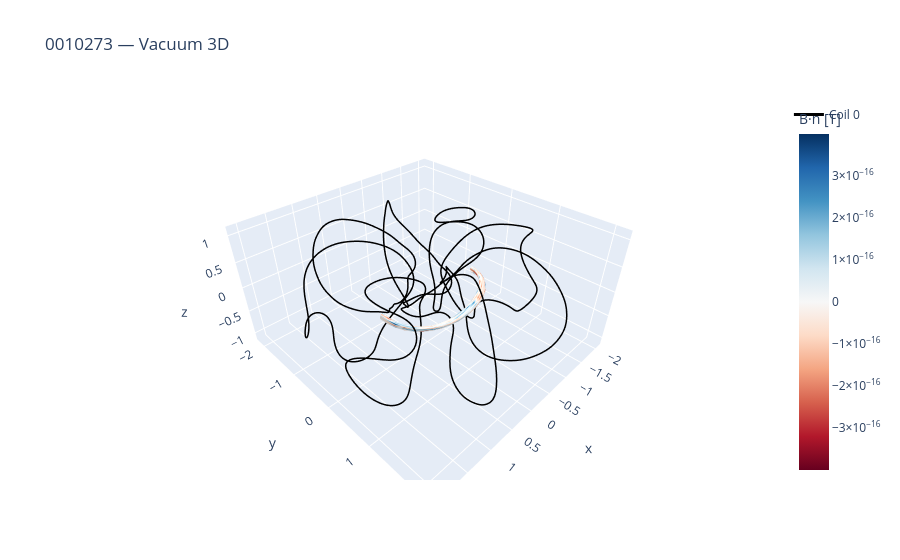
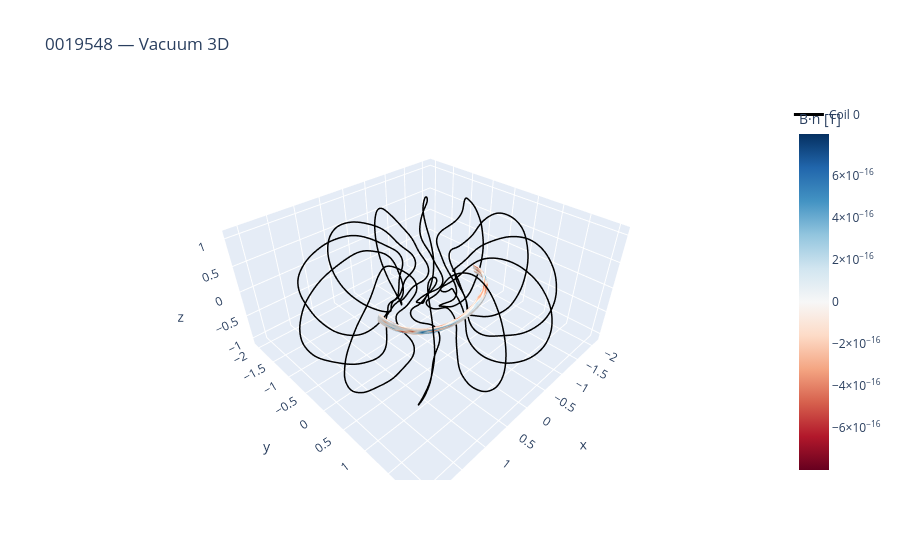
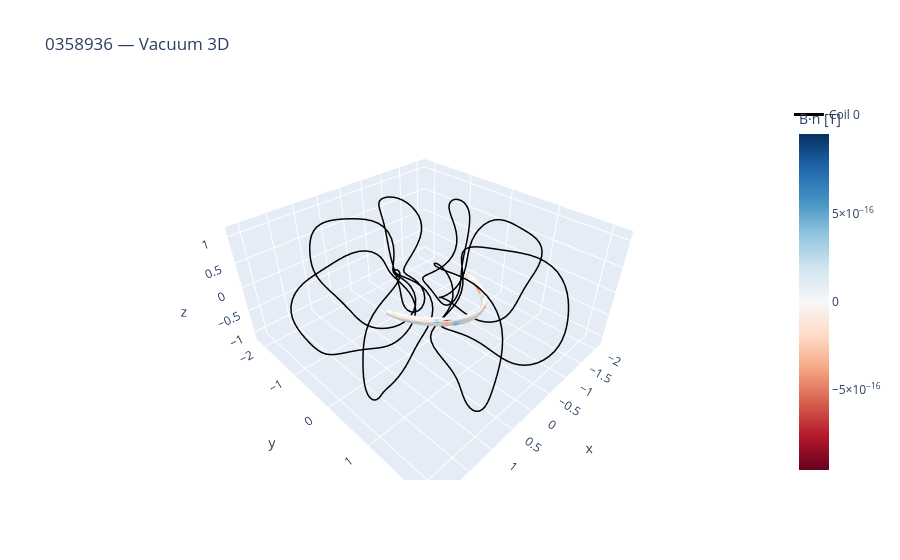

Write notebook code for charts like these, in order.
### Markdown cell above
## Step 1: Load and Visualize Vacuum Equilibria

### Code cell
equilibria = {}

for model_id, config in EQUILIBRIA.items():
    print(f"\n{'='*60}")
    print(f"Loading {model_id} ({config['symmetry_type']})")
    print(f"{'='*60}")

    serial_file = os.path.join(QUASR_DIR, f"serial{model_id}.json")
    eq = load_quasr_equilibrium(
        serial_file,
        symmetry_type=config["symmetry_type"],
    )
    equilibria[model_id] = eq

    meta = eq["metadata"]
    print(f"  nfp={meta['nfp']}, symmetry={meta['symmetry_type']}")
    print(f"  Surface: {eq['surface']}")
    print(f"  Coils: {len(eq['coils'])}")

    # 3D vacuum visualization
    fig_3d = plot_vacuum_3d(eq["surface"], eq["coils"], eq["bs"])
    fig_3d.update_layout(title=f"{model_id} — Vacuum 3D")
    fig_3d.show()

    # Cross-sections
    fig_cs = plot_cross_sections(eq["surface"], meta["nfp"])
    fig_cs.suptitle(f"{model_id} — Cross-Sections")
    fig_cs.show()
